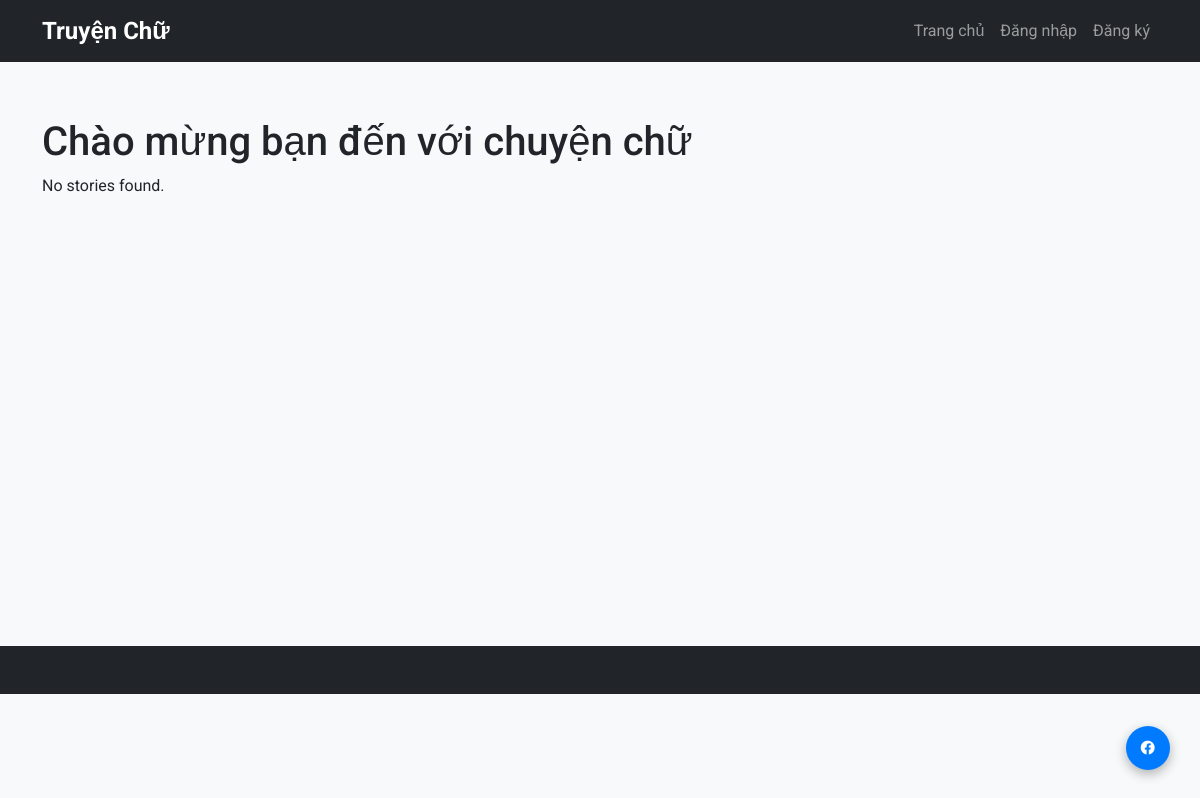
Before: / with the older database file.
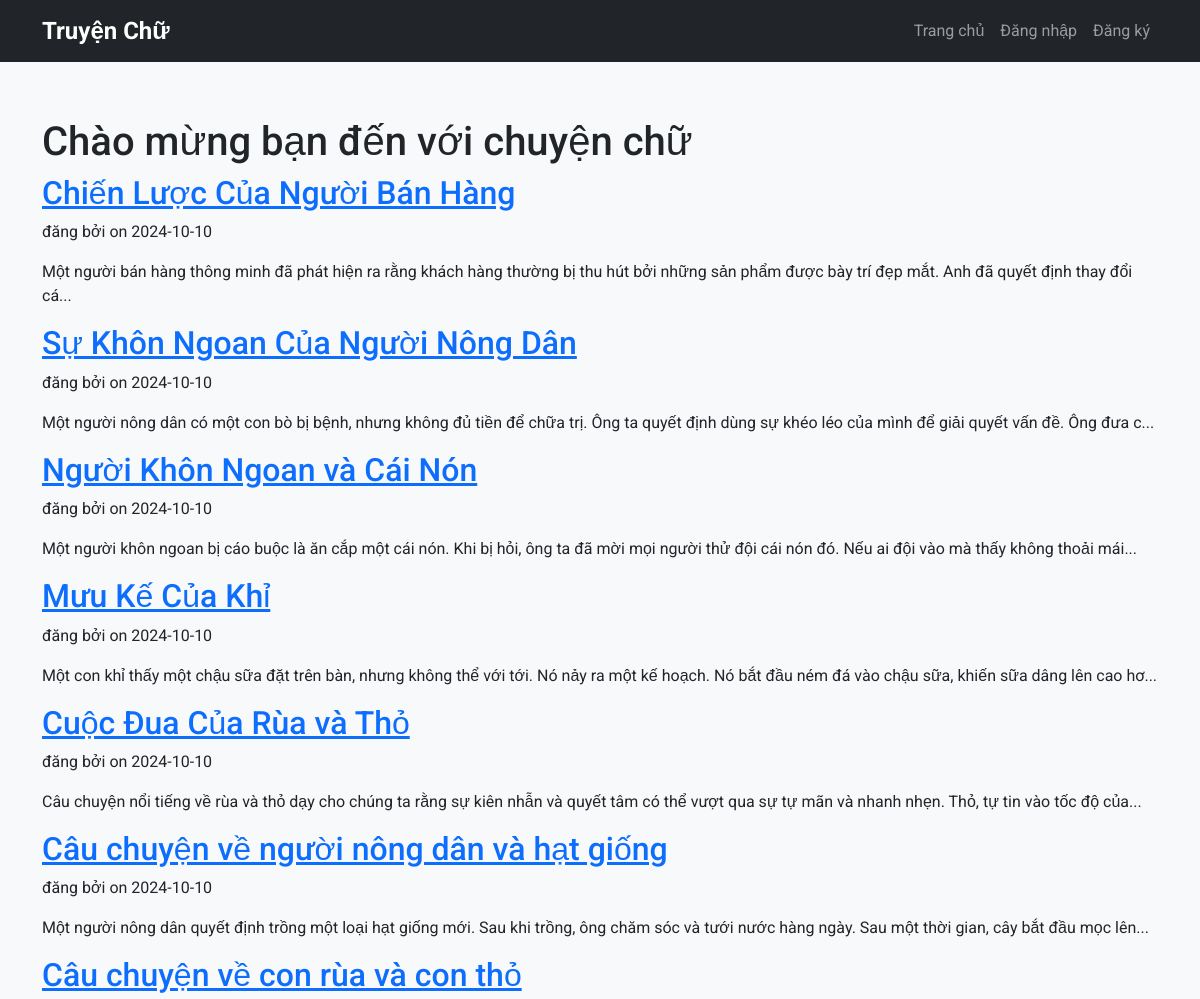
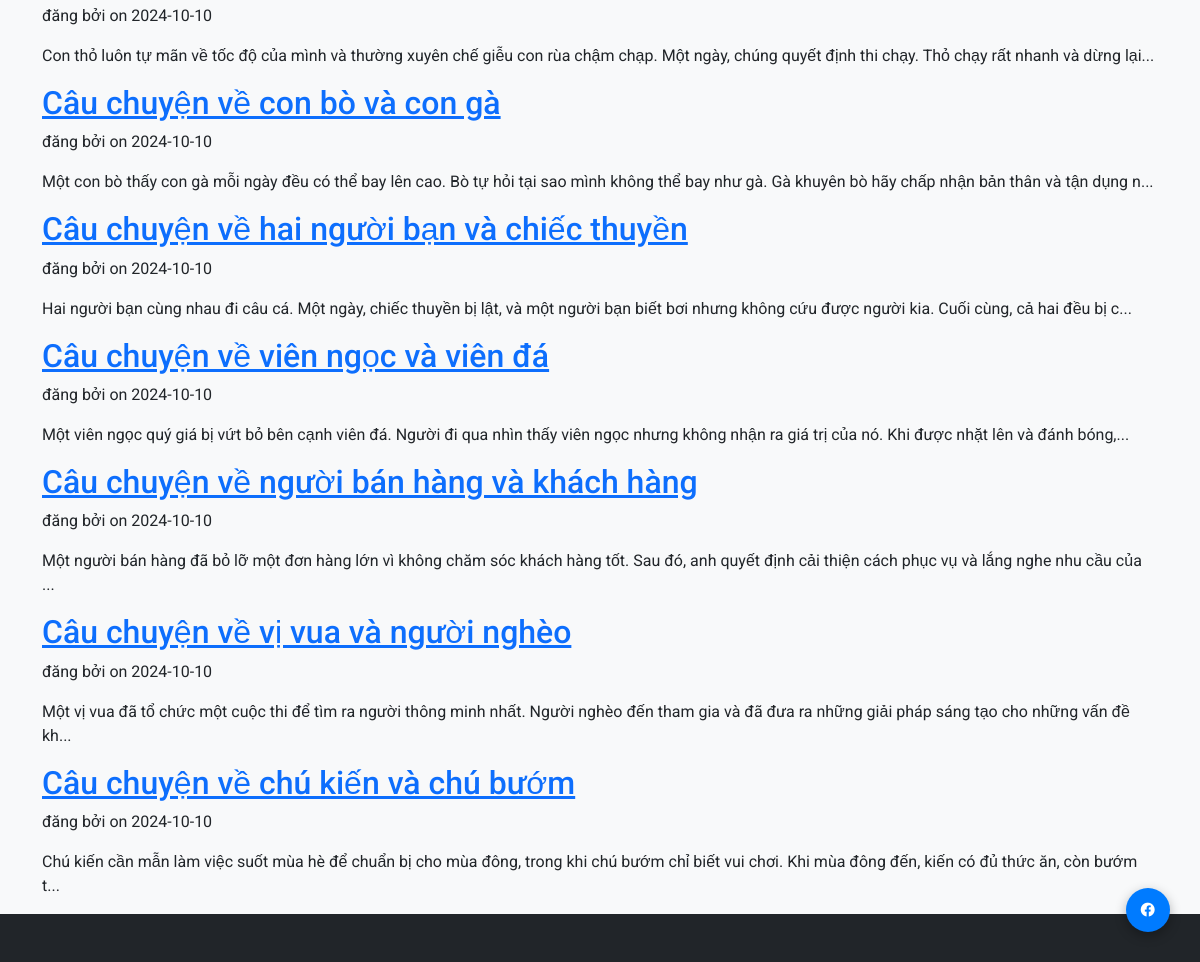
After: the same page with the newer database file (2 pictures, top to bottom).
### app.py (models this page shows, shortened)
class Story(db.Model):
    story_id = db.Column(db.Integer, primary_key=True)
    title = db.Column(db.String(200), nullable=False)
    content = db.Column(db.Text, nullable=False)
    user_id = db.Column(db.Integer, db.ForeignKey('user.user_id'), nullable=False)
    user = db.relationship('User', backref=db.backref('stories', lazy=True))
    date_posted = db.Column(db.DateTime, default=datetime.utcnow)  # Date posted

### app.py (the view)
@app.route("/")
def home():
    stories = Story.query.all()  # Get all stories
    return render_template("home.html", stories=stories)

### templates/home.html (shortened to what this page needs)
{% extends "base.html" %}
{% block content %}
<h1>Chào mừng bạn đến với chuyện chữ</h1>
{% for story in stories %}
    <div class="story">
        <h2><a href="{{ url_for('story_detail', story_id=story.story_id) }}">{{ story.title }}</a></h2>
        <p>đăng bởi {{ story.user.name }} on {{ story.date_posted.strftime('%Y-%m-%d') }}</p>
        <p>{{ story.content[:150] }}...</p>
    </div>
{% else %}
    <p>No stories found.</p>
{% endfor %}
{% endblock %}

### templates/base.html (shortened to what this page needs)
<!DOCTYPE html>
<html lang="en">
<head>
    <link href="https://cdn.jsdelivr.net/npm/bootstrap@5.3.0-alpha1/dist/css/bootstrap.min.css" rel="stylesheet">
    <link href="https://cdnjs.cloudflare.com/ajax/libs/font-awesome/6.0.0-beta3/css/all.min.css" rel="stylesheet">
    <link rel="stylesheet" href="{{ url_for('static', filename='style.css') }}">
</head>
<body>
    <header>
        <nav class="navbar navbar-expand-lg navbar-dark bg-dark">
            <div class="container">
                <a class="navbar-brand" href="{{ url_for('home') }}">Truyện Chữ</a>
                <div class="collapse navbar-collapse" id="navbarNav">
                    <ul class="navbar-nav ms-auto">
                        <li class="nav-item">
                            <a class="nav-link" href="{{ url_for('home') }}">Trang chủ</a>
                        </li>
                        {% if 'user' in session %}
                        <li class="nav-item">
                            <a class="nav-link" href="{{ url_for('user') }}">Tài khoản</a>
                        </li>
                        <li class="nav-item">
                            <a class="nav-link" href="{{ url_for('blog') }}">Đăng bài</a>
                        </li>
                        {% if session.get('user') == 'admin@gmail.com' %}
                        <li class="nav-item">
                            <a class="nav-link" href="{{ url_for('admin_page') }}">Admin</a>
                        </li>
                        {% endif %}
                        <li class="nav-item">
                            <a class="nav-link btn btn-custom text-dark" href="{{ url_for('logout') }}">Đăng xuất</a>
                        </li>
                        {% else %}
                        <li class="nav-item">
                            <a class="nav-link" href="{{ url_for('login') }}">Đăng nhập</a>
                        </li>
                        <li class="nav-item">
                            <a class="nav-link" href="{{ url_for('register') }}">Đăng ký</a>
                        </li>
                        {% endif %}
                    </ul>
                </div>
            </div>
        </nav>
    </header>
    <main class="container mt-4">
        {% block content %}{% endblock %}
    </main>
    <footer class="text-light text-center py-4">
        <p>
            <a href="https://www.facebook.com/cos.204" target="_blank">
                <i class="fab fa-facebook"></i>
            </a>
        </p>
    </footer>
</body>
</html>

### static/style.css (style rules this page uses)
body { font-family: Arial, sans-serif; transition: background-color 0.5s ease, color 0.5s ease, opacity 0.5s ease; }
.fab { position: fixed; bottom: 30px; right: 30px; background-color: #007bff; color: white; border-radius: 50%; padding: 15px; box-shadow: 0 4px 12px rgba(0, 0, 0, 0.3); transition: background-color 0.3s ease, transform 0.3s ease; }

### templates/base.html (style rules this page uses)
body { font-family: 'Roboto', sans-serif; background-color: #f8f9fa; }
.navbar-brand { font-weight: 700; font-size: 1.5rem; }
.navbar-nav .nav-link { font-size: 1rem; padding-right: 1.5rem; transition: color 0.3s; }
footer { background-color: #212529; }
footer p { margin: 0; font-size: 0.9rem; }
footer a { color: #ffc107; text-decoration: none; }
main { min-height: 70vh; padding-top: 2rem; }

Changed rows visible on the page:
added Story: title "Chiến Lược Của Người Bán Hàng", date_posted "2024-10-10", content "Một người bán hàng thông minh đã phát hiện ra rằng khách hàng thường bị thu hút bởi những sản phẩm được bày trí đẹp mắt. Anh đã quyết định thay đổi cá"
added Story: title "Sự Khôn Ngoan Của Người Nông Dân", date_posted "2024-10-10", content "Một người nông dân có một con bò bị bệnh, nhưng không đủ tiền để chữa trị. Ông ta quyết định dùng sự khéo léo của mình để giải quyết vấn đề. Ông đưa c"
added Story: title "Người Khôn Ngoan và Cái Nón", date_posted "2024-10-10", content "Một người khôn ngoan bị cáo buộc là ăn cắp một cái nón. Khi bị hỏi, ông ta đã mời mọi người thử đội cái nón đó. Nếu ai đội vào mà thấy không thoải mái"
added Story: title "Mưu Kế Của Khỉ", date_posted "2024-10-10", content "Một con khỉ thấy một chậu sữa đặt trên bàn, nhưng không thể với tới. Nó nảy ra một kế hoạch. Nó bắt đầu ném đá vào chậu sữa, khiến sữa dâng lên cao hơ"
added Story: title "Cuộc Đua Của Rùa và Thỏ", date_posted "2024-10-10", content "Câu chuyện nổi tiếng về rùa và thỏ dạy cho chúng ta rằng sự kiên nhẫn và quyết tâm có thể vượt qua sự tự mãn và nhanh nhẹn. Thỏ, tự tin vào tốc độ của"
added Story: title "Câu chuyện về người nông dân và hạt giống", date_posted "2024-10-10", content "Một người nông dân quyết định trồng một loại hạt giống mới. Sau khi trồng, ông chăm sóc và tưới nước hàng ngày. Sau một thời gian, cây bắt đầu mọc lên"
added Story: title "Câu chuyện về con rùa và con thỏ", date_posted "2024-10-10", content "Con thỏ luôn tự mãn về tốc độ của mình và thường xuyên chế giễu con rùa chậm chạp. Một ngày, chúng quyết định thi chạy. Thỏ chạy rất nhanh và dừng lại"
added Story: title "Câu chuyện về con bò và con gà", date_posted "2024-10-10", content "Một con bò thấy con gà mỗi ngày đều có thể bay lên cao. Bò tự hỏi tại sao mình không thể bay như gà. Gà khuyên bò hãy chấp nhận bản thân và tận dụng n"
added Story: title "Câu chuyện về hai người bạn và chiếc thuyền", date_posted "2024-10-10", content "Hai người bạn cùng nhau đi câu cá. Một ngày, chiếc thuyền bị lật, và một người bạn biết bơi nhưng không cứu được người kia. Cuối cùng, cả hai đều bị c"
added Story: title "Câu chuyện về viên ngọc và viên đá", date_posted "2024-10-10", content "Một viên ngọc quý giá bị vứt bỏ bên cạnh viên đá. Người đi qua nhìn thấy viên ngọc nhưng không nhận ra giá trị của nó. Khi được nhặt lên và đánh bóng,"
added Story: title "Câu chuyện về người bán hàng và khách hàng", date_posted "2024-10-10", content "Một người bán hàng đã bỏ lỡ một đơn hàng lớn vì không chăm sóc khách hàng tốt. Sau đó, anh quyết định cải thiện cách phục vụ và lắng nghe nhu cầu của"
added Story: title "Câu chuyện về vị vua và người nghèo", date_posted "2024-10-10", content "Một vị vua đã tổ chức một cuộc thi để tìm ra người thông minh nhất. Người nghèo đến tham gia và đã đưa ra những giải pháp sáng tạo cho những vấn đề kh"
added Story: title "Câu chuyện về chú kiến và chú bướm", date_posted "2024-10-10", content "Chú kiến cần mẫn làm việc suốt mùa hè để chuẩn bị cho mùa đông, trong khi chú bướm chỉ biết vui chơi. Khi mùa đông đến, kiến có đủ thức ăn, còn bướm t"
Other visible differences:
text no longer shown: "No stories found."
